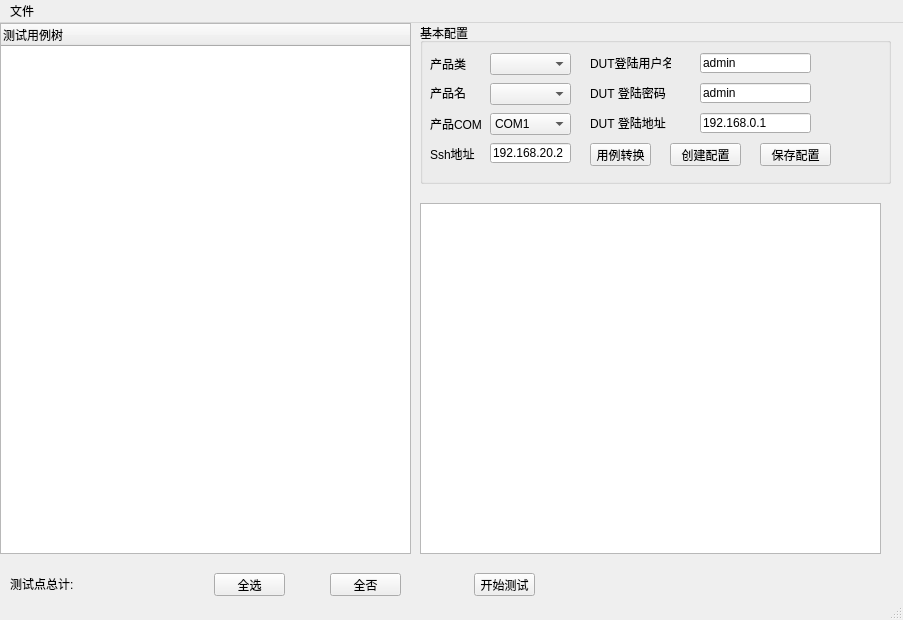
<?xml version="1.0" encoding="UTF-8"?>
<ui version="4.0">
 <class>MainWindow</class>
 <widget class="QMainWindow" name="MainWindow">
  <property name="geometry">
   <rect>
    <x>0</x>
    <y>0</y>
    <width>903</width>
    <height>620</height>
   </rect>
  </property>
  <property name="windowTitle">
   <string>MainWindow</string>
  </property>
  <widget class="QWidget" name="centralwidget">
   <widget class="QTreeWidget" name="casetree">
    <property name="geometry">
     <rect>
      <x>0</x>
      <y>0</y>
      <width>411</width>
      <height>531</height>
     </rect>
    </property>
    <property name="contextMenuPolicy">
     <enum>Qt::DefaultContextMenu</enum>
    </property>
    <property name="columnCount">
     <number>1</number>
    </property>
    <column>
     <property name="text">
      <string notr="true">测试用例树</string>
     </property>
    </column>
   </widget>
   <widget class="QGroupBox" name="groupBox">
    <property name="geometry">
     <rect>
      <x>420</x>
      <y>0</y>
      <width>471</width>
      <height>161</height>
     </rect>
    </property>
    <property name="title">
     <string>基本配置</string>
    </property>
    <widget class="QLabel" name="label_6">
     <property name="geometry">
      <rect>
       <x>170</x>
       <y>90</y>
       <width>81</width>
       <height>20</height>
      </rect>
     </property>
     <property name="text">
      <string>DUT 登陆地址</string>
     </property>
    </widget>
    <widget class="QLineEdit" name="ip">
     <property name="geometry">
      <rect>
       <x>280</x>
       <y>90</y>
       <width>111</width>
       <height>20</height>
      </rect>
     </property>
     <property name="text">
      <string>192.168.0.1</string>
     </property>
    </widget>
    <widget class="QLabel" name="label_9">
     <property name="geometry">
      <rect>
       <x>10</x>
       <y>30</y>
       <width>81</width>
       <height>21</height>
      </rect>
     </property>
     <property name="text">
      <string>产品类</string>
     </property>
    </widget>
    <widget class="QLabel" name="label_13">
     <property name="geometry">
      <rect>
       <x>10</x>
       <y>90</y>
       <width>61</width>
       <height>21</height>
      </rect>
     </property>
     <property name="text">
      <string>产品COM</string>
     </property>
    </widget>
    <widget class="QLabel" name="label_14">
     <property name="geometry">
      <rect>
       <x>10</x>
       <y>120</y>
       <width>71</width>
       <height>21</height>
      </rect>
     </property>
     <property name="text">
      <string>Ssh地址</string>
     </property>
    </widget>
    <widget class="QComboBox" name="atten_COM">
     <property name="geometry">
      <rect>
       <x>70</x>
       <y>90</y>
       <width>81</width>
       <height>22</height>
      </rect>
     </property>
     <item>
      <property name="text">
       <string>COM1</string>
      </property>
     </item>
     <item>
      <property name="text">
       <string>COM2</string>
      </property>
     </item>
     <item>
      <property name="text">
       <string>COM3</string>
      </property>
     </item>
     <item>
      <property name="text">
       <string>COM4</string>
      </property>
     </item>
     <item>
      <property name="text">
       <string>COM5</string>
      </property>
     </item>
     <item>
      <property name="text">
       <string>COM6</string>
      </property>
     </item>
     <item>
      <property name="text">
       <string>COM7</string>
      </property>
     </item>
     <item>
      <property name="text">
       <string>COM8</string>
      </property>
     </item>
     <item>
      <property name="text">
       <string>COM9</string>
      </property>
     </item>
     <item>
      <property name="text">
       <string>COM10</string>
      </property>
     </item>
     <item>
      <property name="text">
       <string>COM11</string>
      </property>
     </item>
     <item>
      <property name="text">
       <string>COM12</string>
      </property>
     </item>
    </widget>
    <widget class="QComboBox" name="product">
     <property name="geometry">
      <rect>
       <x>70</x>
       <y>30</y>
       <width>81</width>
       <height>22</height>
      </rect>
     </property>
    </widget>
    <widget class="QLabel" name="label_15">
     <property name="geometry">
      <rect>
       <x>10</x>
       <y>60</y>
       <width>41</width>
       <height>20</height>
      </rect>
     </property>
     <property name="text">
      <string>产品名</string>
     </property>
    </widget>
    <widget class="QComboBox" name="son_product">
     <property name="geometry">
      <rect>
       <x>70</x>
       <y>60</y>
       <width>81</width>
       <height>22</height>
      </rect>
     </property>
    </widget>
    <widget class="QLineEdit" name="username">
     <property name="geometry">
      <rect>
       <x>280</x>
       <y>30</y>
       <width>111</width>
       <height>20</height>
      </rect>
     </property>
     <property name="text">
      <string>admin</string>
     </property>
    </widget>
    <widget class="QLabel" name="label_17">
     <property name="geometry">
      <rect>
       <x>170</x>
       <y>30</y>
       <width>81</width>
       <height>20</height>
      </rect>
     </property>
     <property name="text">
      <string>DUT登陆用户名</string>
     </property>
    </widget>
    <widget class="QLabel" name="label_18">
     <property name="geometry">
      <rect>
       <x>170</x>
       <y>60</y>
       <width>81</width>
       <height>20</height>
      </rect>
     </property>
     <property name="text">
      <string>DUT 登陆密码</string>
     </property>
    </widget>
    <widget class="QLineEdit" name="password">
     <property name="geometry">
      <rect>
       <x>280</x>
       <y>60</y>
       <width>111</width>
       <height>20</height>
      </rect>
     </property>
     <property name="text">
      <string>admin</string>
     </property>
    </widget>
    <widget class="QPushButton" name="exceltoxml">
     <property name="geometry">
      <rect>
       <x>170</x>
       <y>120</y>
       <width>61</width>
       <height>23</height>
      </rect>
     </property>
     <property name="text">
      <string>用例转换</string>
     </property>
    </widget>
    <widget class="QPushButton" name="py2xml">
     <property name="geometry">
      <rect>
       <x>250</x>
       <y>120</y>
       <width>71</width>
       <height>23</height>
      </rect>
     </property>
     <property name="text">
      <string>创建配置</string>
     </property>
    </widget>
    <widget class="QPushButton" name="savecfg">
     <property name="geometry">
      <rect>
       <x>340</x>
       <y>120</y>
       <width>71</width>
       <height>23</height>
      </rect>
     </property>
     <property name="text">
      <string>保存配置</string>
     </property>
    </widget>
    <widget class="QLineEdit" name="sship">
     <property name="geometry">
      <rect>
       <x>70</x>
       <y>120</y>
       <width>81</width>
       <height>20</height>
      </rect>
     </property>
     <property name="text">
      <string>192.168.20.2</string>
     </property>
    </widget>
   </widget>
   <widget class="QTextEdit" name="testlog">
    <property name="geometry">
     <rect>
      <x>420</x>
      <y>180</y>
      <width>461</width>
      <height>351</height>
     </rect>
    </property>
   </widget>
   <widget class="QPushButton" name="selectall">
    <property name="geometry">
     <rect>
      <x>214</x>
      <y>550</y>
      <width>71</width>
      <height>23</height>
     </rect>
    </property>
    <property name="text">
     <string>全选</string>
    </property>
   </widget>
   <widget class="QPushButton" name="selectnone">
    <property name="geometry">
     <rect>
      <x>330</x>
      <y>550</y>
      <width>71</width>
      <height>23</height>
     </rect>
    </property>
    <property name="text">
     <string>全否</string>
    </property>
   </widget>
   <widget class="QLabel" name="label_10">
    <property name="geometry">
     <rect>
      <x>10</x>
      <y>550</y>
      <width>81</width>
      <height>21</height>
     </rect>
    </property>
    <property name="text">
     <string>测试点总计:</string>
    </property>
   </widget>
   <widget class="QLabel" name="sumtestcases">
    <property name="geometry">
     <rect>
      <x>90</x>
      <y>550</y>
      <width>81</width>
      <height>21</height>
     </rect>
    </property>
    <property name="text">
     <string/>
    </property>
   </widget>
   <widget class="QPushButton" name="start_test">
    <property name="geometry">
     <rect>
      <x>474</x>
      <y>550</y>
      <width>61</width>
      <height>23</height>
     </rect>
    </property>
    <property name="text">
     <string>开始测试</string>
    </property>
   </widget>
   <zorder>casetree</zorder>
   <zorder>testlog</zorder>
   <zorder>groupBox</zorder>
   <zorder>selectall</zorder>
   <zorder>selectnone</zorder>
   <zorder>label_10</zorder>
   <zorder>sumtestcases</zorder>
   <zorder>start_test</zorder>
  </widget>
  <widget class="QMenuBar" name="menubar">
   <property name="geometry">
    <rect>
     <x>0</x>
     <y>0</y>
     <width>903</width>
     <height>23</height>
    </rect>
   </property>
   <widget class="QMenu" name="menu">
    <property name="title">
     <string>文件</string>
    </property>
    <addaction name="action_save"/>
    <addaction name="action_open"/>
   </widget>
   <addaction name="menu"/>
  </widget>
  <widget class="QStatusBar" name="statusbar"/>
  <action name="action_save">
   <property name="text">
    <string>保存</string>
   </property>
  </action>
  <action name="action_open">
   <property name="text">
    <string>打开</string>
   </property>
  </action>
 </widget>
 <resources/>
 <connections/>
</ui>
